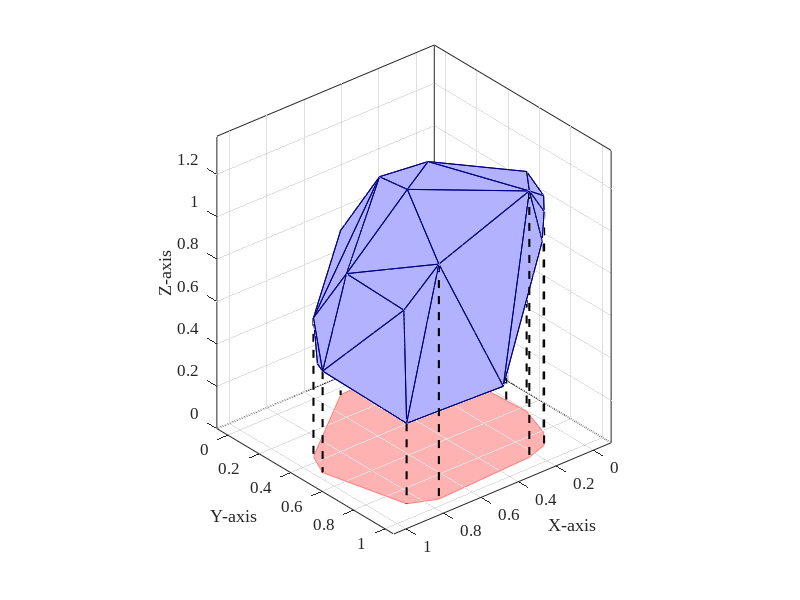
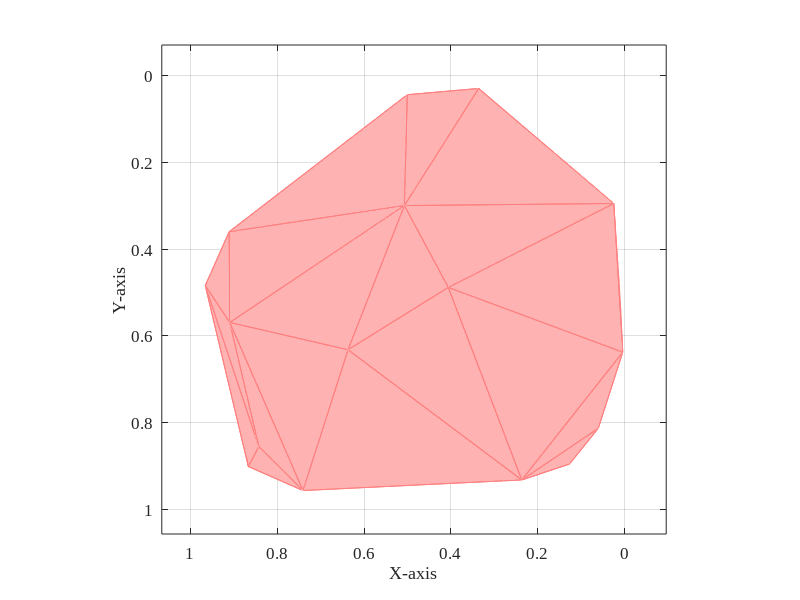

The MATLAB source for these figures, in order:
% 生成随机的三维点
num_points = 30; % 你可以改变点的数量
points = rand(num_points, 3) + [zeros(num_points, 1), zeros(num_points, 1), 0.3*ones(num_points,1)]; % 确保z值至少为2，保持在x-y平面上方

% 计算点集的凸包
[K, v] = convhull(points);

% 获取所有顶点的x和y坐标，计算其在x-y平面的投影的凸包
xyPoints = points(:, 1:2);
[K2, v2] = convhull(xyPoints);

% 创建一个新的图形窗口
fig1=figure; box on; grid on; hold all; set(fig1, 'Position', [100, 100, 650, 550])


% 定义颜色
deepBlue = [0, 0, 0.5]; % 深蓝色轮廓线
lightBlue = [0.7, 0.7, 1]; % 浅蓝色填充
lightRed = [1, 0.5, 0.5]; % 浅红色轮廓线
veryLightRed = [1, 0.7, 0.7];% 更浅的红色填充
lightGreen = [0.7, 1, 0.7]; % 浅绿色填充
Green = [0.1, 0.4, 0.1];

% 第一个子图：三维凸包及其投影（包括虚线）

trisurf(K, points(:,1), points(:,2), points(:,3), 'FaceColor', lightBlue, 'EdgeColor', deepBlue);
axis equal;
hold on;
fill(xyPoints(K2,1), xyPoints(K2,2), veryLightRed, 'EdgeColor', lightRed);
for i = 1:length(K2)
    idx = K2(i); % 凸包顶点的索引
    plot3([points(idx, 1), points(idx, 1)], [points(idx, 2), points(idx, 2)], [points(idx, 3), 0], 'k--','LineWidth', 1.5);
end
xlabel('X-axis', 'FontName', 'Times New Roman','FontSize', 14);
ylabel('Y-axis', 'FontName', 'Times New Roman','FontSize', 14);
zlabel('Z-axis', 'FontName', 'Times New Roman','FontSize', 14);
% title('3D Convex Hull with Projection', 'FontName', 'Times New Roman','FontSize', 14);
grid on;
view(140, 30);

% 设置坐标轴的刻度间隔为0.2，但不超过坐标轴的最大值
set(gca, 'XTick', 0:0.2:1, 'YTick', 0:0.2:1, 'ZTick', 0:0.2:2);
set(gca, 'FontName', 'Times New Roman', 'FontSize', 12);

% 调整坐标轴范围以设置与凸包的距离
axisPadding = 0.1; % 设置坐标轴的padding值
xlim([min(points(:,1))-axisPadding, max(points(:,1))+axisPadding]);
ylim([min(points(:,2))-axisPadding, max(points(:,2))+axisPadding]);
zlim([0, max(points(:,3))+axisPadding]);

% 第二个子图：只有三维凸包，没有虚线
fig2=figure; box on; grid on; hold all; set(fig2, 'Position', [100, 100, 650, 550])
trisurf(K, points(:,1), points(:,2), points(:,3), 'FaceColor', veryLightRed, 'EdgeColor', lightRed);
axis equal;
xlabel('X-axis', 'FontName', 'Times New Roman','FontSize', 14);
ylabel('Y-axis', 'FontName', 'Times New Roman','FontSize', 14);
zlabel('Z-axis', 'FontName', 'Times New Roman','FontSize', 14);
% title('Top view of a 3D convex hull', 'FontName', 'Times New Roman','FontSize', 14);
grid on;
view(180, 90); % 设置为俯视图

% 设置坐标轴的刻度间隔为0.2，但不超过坐标轴的最大值
set(gca, 'XTick', 0:0.2:1, 'YTick', 0:0.2:1, 'ZTick', 0:0.2:1);
set(gca, 'FontName', 'Times New Roman', 'FontSize', 12);

% 同样调整坐标轴范围
xlim([min(points(:,1))-axisPadding, max(points(:,1))+axisPadding]);
ylim([min(points(:,2))-axisPadding, max(points(:,2))+axisPadding]);
zlim([0, max(points(:,3))+axisPadding]);

% 调整视角以更好地观察
% exportgraphics(fig, 'output.pdf', 'ContentType', 'vector', 'BackgroundColor', 'none');